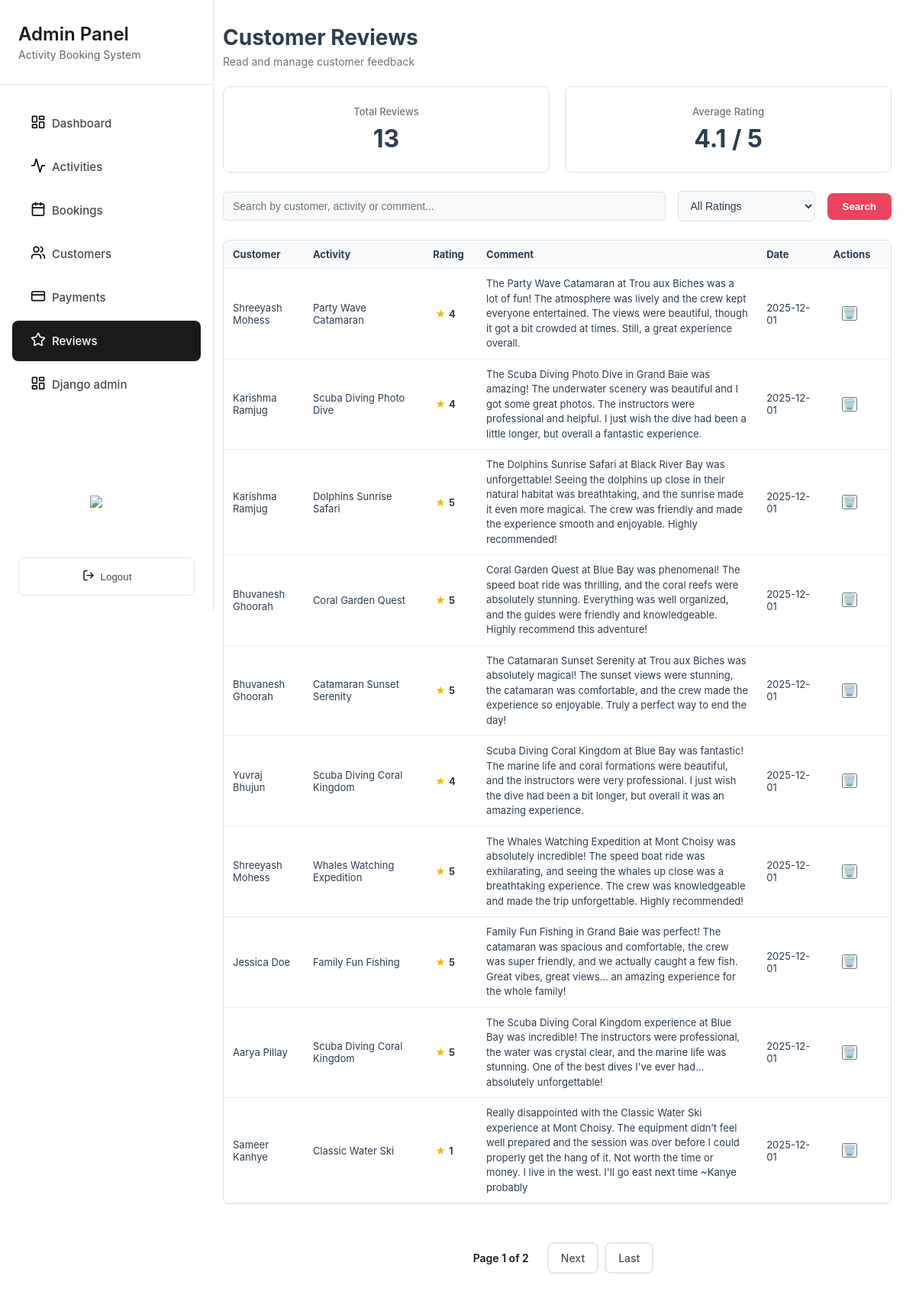
Page /grandblue/admin/reviews/ (signed in) on the earlier database version.
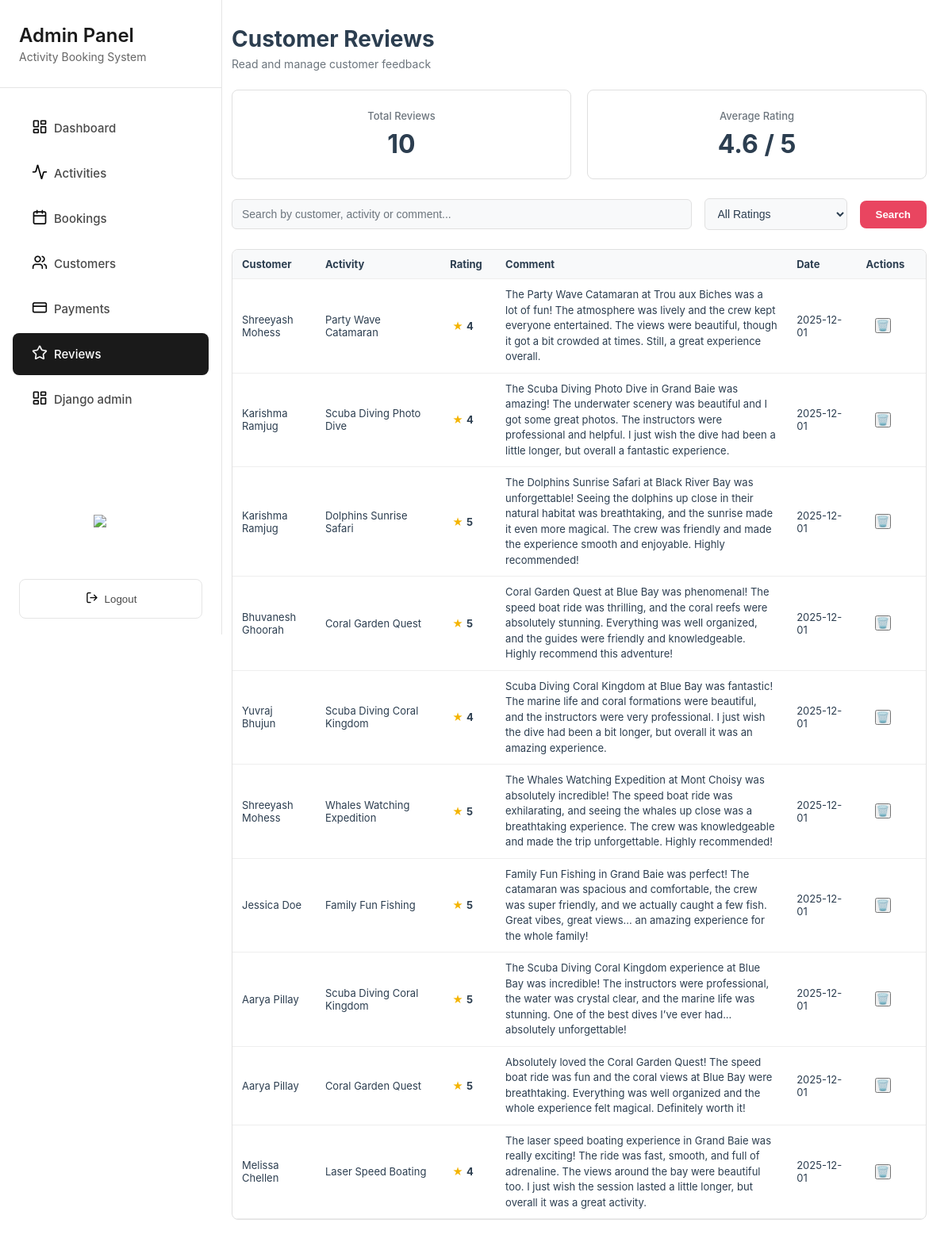
Same page on the later database version.
### merger/models.py (models this page shows, shortened)
class BookingReview(models.Model):
    booking = models.OneToOneField(Booking, related_name="review", on_delete=models.CASCADE)
    customer = models.ForeignKey(User, related_name="reviews", on_delete=models.CASCADE)
    rating = models.PositiveSmallIntegerField(help_text="1-5")
    comment = models.TextField(blank=True)
    is_deleted = models.BooleanField(default=False)
    created_at = models.DateTimeField(auto_now_add=True)
    class Meta:
        ordering = ["-created_at"]
        constraints = [
            models.CheckConstraint(
                condition=models.Q(rating__gte=1, rating__lte=5),
                name="bookingreview_rating_between_1_and_5",
            ),
        ]
        indexes = [models.Index(fields=["customer", "created_at"])]

class User(AbstractUser):
    email = models.EmailField(blank=True, unique=True)
    date_joined = models.DateTimeField(default=timezone.now)
    phone = models.CharField(max_length=20, blank=True)
    total_bookings = models.PositiveIntegerField(default=0)
    total_spent = models.DecimalField(max_digits=10, decimal_places=2, default=0.00)
    USERNAME_FIELD = 'email'
    REQUIRED_FIELDS = []
    class Meta:
        ordering = ['email']

class Booking(models.Model):
    class Status(models.TextChoices):
        CONFIRMED = "CONFIRMED", "Confirmed"
        CANCELLED = "CANCELLED", "Cancelled"
        COMPLETED = "COMPLETED", "Completed"
    customer = models.ForeignKey(User, related_name="bookings", on_delete=models.CASCADE)
    activity = models.ForeignKey(Activity, related_name="bookings", on_delete=models.CASCADE)
    date = models.DateField(help_text="Selected date for the activity")
    group_size = models.PositiveIntegerField(default=1)
    price_total = models.PositiveIntegerField(help_text="Total price (Rs)")
    status = models.CharField(max_length=12, choices=Status.choices, default=Status.CONFIRMED)
    created_at = models.DateTimeField(auto_now_add=True)
    cancelled_at = models.DateTimeField(blank=True, null=True)
    cancellation_reason = models.TextField(blank=True)
    class Meta:
        ordering = ["-created_at"]
        indexes = [
            models.Index(fields=["status"]),
            models.Index(fields=["date"]),
            models.Index(fields=["customer", "created_at"]),
        ]
        constraints = [
            models.CheckConstraint(
                condition=Q(date__gt=F("created_at")),
                name="booking_date_after_creation"
            ),
        ]

class Activity(models.Model):
    ACTIVITY_TYPES = [
        ("Catamaran", "Catamaran"),
        ("Scuba diving", "Scuba diving"),
        ("Dolphin watching", "Dolphin watching"),
        ("Water ski", "Water ski"),
        ("Speed boat", "Speed boat"),
    ]
    name = models.CharField(max_length=255)
    activity_type = models.CharField(max_length=120, blank=True, choices=ACTIVITY_TYPES)
    description = models.TextField()
    base_price = models.PositiveIntegerField(help_text="Price per pax (Rs)")
    location = models.CharField(max_length=120, blank=True)
    latitude = models.FloatField(null=True, blank=True)
    longitude = models.FloatField(null=True, blank=True)
    duration = models.CharField(max_length=60, blank=True)
    max_participants = models.PositiveIntegerField()
    created_at = models.DateTimeField(auto_now_add=True)
    activity_rules = models.TextField(blank=True, help_text="One rule per line")
    safety_equipment = models.TextField(blank=True, help_text="One item per line")
    cancellation_policy = models.TextField(blank=True, help_text="One policy per line")
    map_embed_url = models.TextField(blank=True)
    map_location_description = models.TextField(blank=True)
    class Meta:
        ordering = ["name"]
        indexes = [
            models.Index(fields=["name"]),
            models.Index(fields=["activity_type"]),
            models.Index(fields=["location"]),
        ]
        verbose_name = "Activity"
        verbose_name_plural = "Activities"

### merger/shared_views.py (the view, shortened to what this page needs)
# urls.py: path('admin/reviews/', ReviewsPageView.as_view(), name='reviews'),
class ReviewsPageView(LoginRequiredMixin, StaffRequiredMixin, ListView):
    model = BookingReview
    template_name = 'admin_reviews.html'
    context_object_name = 'reviews'
    paginate_by = 10
    def get_queryset(self):
        queryset = BookingReview.objects.exclude(is_deleted=True).select_related('customer', 'booking__activity').order_by('-created_at')
        rating = self.request.GET.get('rating')
        if rating and rating != 'all':
            queryset = queryset.filter(rating=rating)
        search = self.request.GET.get('search')
        return queryset
    def get_context_data(self, **kwargs):
        context = super().get_context_data(**kwargs)
        all_reviews = BookingReview.objects.exclude(is_deleted=True)
        avg_rating = all_reviews.aggregate(average=Avg('rating'))['average'] or 0
        context.update({
            'active_class': 'reviews',
            'total_reviews': all_reviews.count(),
            'average_rating': round(avg_rating, 1) if avg_rating else 0,
            'current_rating': self.request.GET.get('rating', 'all'),
            'current_search': self.request.GET.get('search', ''),
        })
        return context

### merger/shared_views.py (called while the page is built)
    def test_func(self):
        return self.request.user.is_staff

### merger/templates/admin_reviews.html (shortened to what this page needs)
{% extends 'admin_sidebar.html' %}
{% load static %}
{% block extra_css %}
<link rel="stylesheet" href="{% static 'css/admin_reviews.css' %}">
{% endblock %}
{% block content %}
<div class="page-header">
    <h1 class="page-title">Customer Reviews</h1>
    <p class="page-subtitle">Read and manage customer feedback</p>
</div>
<div class="stats-container">
    <div class="stat-card">
        <div class="stat-label">Total Reviews</div>
        <div class="stat-value">{{ total_reviews }}</div>
    </div>
    <div class="stat-card">
        <div class="stat-label">Average Rating</div>
        <div class="stat-value">{{ average_rating }} / 5</div>
    </div>
</div>
<form method="get" action="" id="filterForm" onsubmit="return true;">
<div class="filter-bar">
    <div class="search-box">
        <input type="text" name="search" id="searchInput" placeholder="Search by customer, activity or comment..." value="{{ current_search }}">
    </div>
    <div class="filter-dropdown">
        <select class="dropdown-select" name="rating" id="ratingFilter" onchange="document.getElementById('filterForm').submit()">
            <option value="all" {% if current_rating == 'all' %}selected{% endif %}>All Ratings</option>
        </select>
    </div>
    <button type="submit" class="filter-submit-btn">Search</button>
</div>
</form>
<div class="table-container">
    <table>
        <thead>
            <tr>
                <th>Customer</th>
                <th>Activity</th>
                <th>Rating</th>
                <th>Comment</th>
                <th>Date</th>
                <th>Actions</th>
            </tr>
        </thead>
        <tbody id="reviewsTable">
            {% for review in reviews %}
            <tr data-rating="{{ review.rating }}" style="--i: {{ forloop.counter }};">
                <td class="customer-name">{{ review.customer.first_name }} {{ review.customer.last_name }}</td>
                <td class="activity-name">{{ review.booking.activity.name }}</td>
                <td class="rating-cell" style="white-space: pre;"> <span class="rating-star">★</span>{{ review.rating }}</td>
                <td>
                    <div class="comment-text">{{ review.comment }}</div>
                </td>
                <td class="date-cell">{{ review.created_at|date:"Y-m-d" }}</td>
                <td>
                    <form method="post" action="{% url 'delete_review' review.id %}" style="padding-left: 11px;"><button
                            class="delete-btn" type="submit" title="Delete review">🗑️</button>{% csrf_token %}</form>
                </td>
            </tr>
            {% empty %}
            <tr>
                <td colspan="5" style="text-align:center;">No Reviews found.</td>
            </tr>
            {% endfor %}
        </tbody>
    </table>
</div>
{% if is_paginated %}
<div class="pagination">
  <span class="page-current">
    Page {{ page_obj.number }} of {{ page_obj.paginator.num_pages }}
  </span>
  {% if page_obj.has_next %}
    <a href="?page={{ page_obj.next_page_number }}{% if current_rating != 'all' %}&rating={{ current_rating }}{% endif %}{% if current_search %}&search={{ current_search }}{% endif %}" class="page-link">Next</a>
    <a href="?page={{ page_obj.paginator.num_pages }}{% if current_rating != 'all' %}&rating={{ current_rating }}{% endif %}{% if current_search %}&search={{ current_search }}{% endif %}" class="page-link">Last</a>
  {% endif %}
</div>
{% endif %}
{% endblock %}

Differences in the rows shown:
removed BookingReview: customer.first_name "Bhuvanesh", customer.last_name "Ghoorah", booking.activity.name "Catamaran Sunset Serenity", rating "5", comment "The Catamaran Sunset Serenity at Trou aux Biches was absolutely magical! The sunset views were stunning, the catamaran was comfortable, and the crew made the experience so enjoyable. Truly a perfect way to end the day!", created_at "2025-12-01"
removed BookingReview: customer.first_name "Sameer", customer.last_name "Kanhye", booking.activity.name "Classic Water Ski", rating "1", comment "Really disappointed with the Classic Water Ski experience at Mont Choisy. The equipment didn’t feel well prepared and the session was over before I could properly get the hang of it. Not worth the time or money. I live in the west. I'll go east next time ~Kanye probably", created_at "2025-12-01"
now on this page (row unchanged): BookingReview: customer.first_name "Aarya", customer.last_name "Pillay", booking.activity.name "Coral Garden Quest", rating "5", comment "Absolutely loved the Coral Garden Quest! The speed boat ride was fun and the coral views at Blue Bay were breathtaking. Everything was well organized and the whole experience felt magical. Definitely worth it!", created_at "2025-12-01"
now on this page (row unchanged): BookingReview: customer.first_name "Melissa", customer.last_name "Chellen", booking.activity.name "Laser Speed Boating", rating "4", comment "The laser speed boating experience in Grand Baie was really exciting! The ride was fast, smooth, and full of adrenaline. The views around the bay were beautiful too. I just wish the session lasted a little longer, but overall it was a great activity.", created_at "2025-12-01"
Other differences:
{{ total_reviews }}: "13" → "10"
{{ average_rating }}: "4.1" → "4.6"
{{ page_obj.number }}: "1" → (not shown)
{{ page_obj.paginator.num_pages }}: "2" → (not shown)
text no longer shown: "Page of Next Last"
